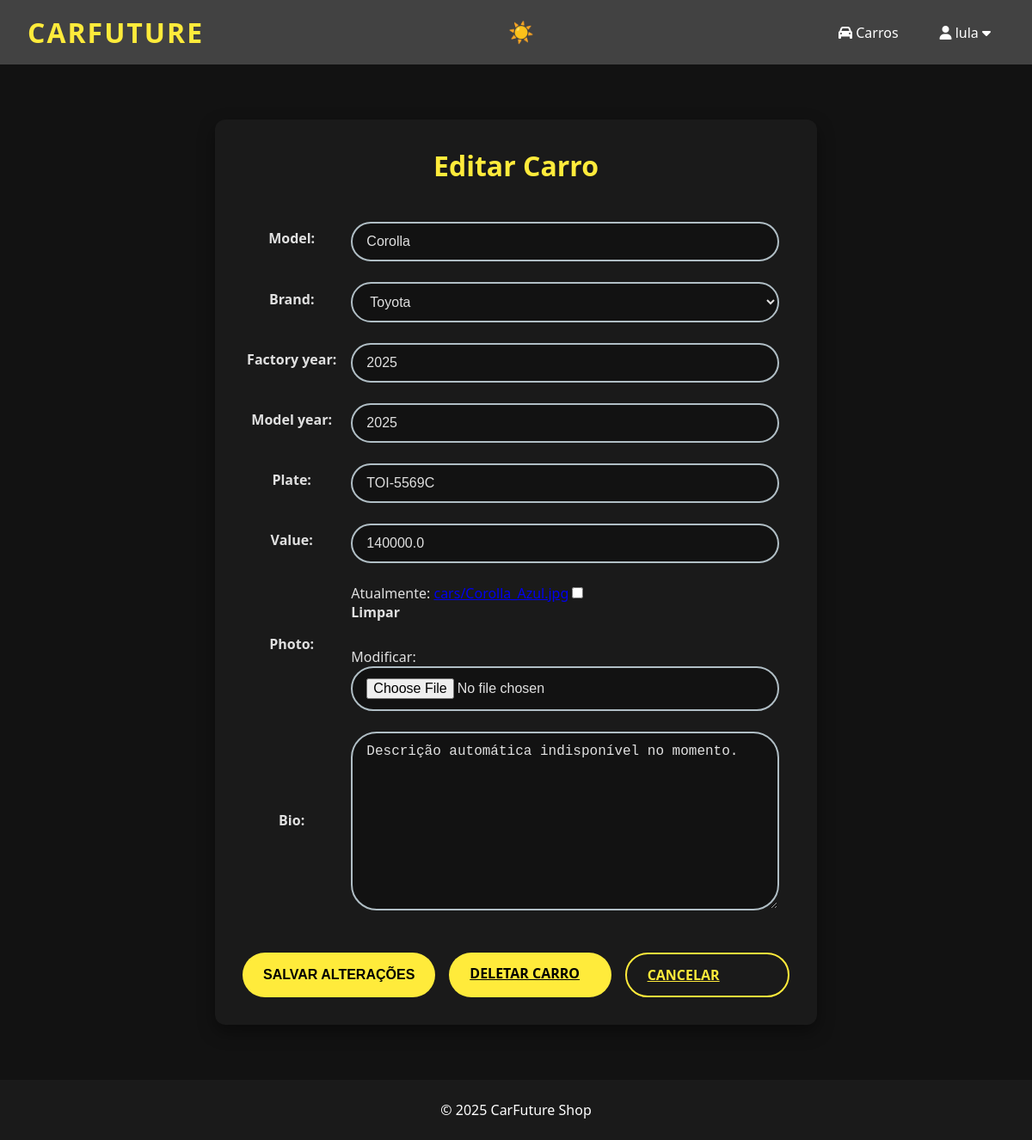
Page /car/36/update/ (signed in) on the committed database.
### cars/models.py (models this page shows, shortened)
class Car(models.Model):
    id = models.AutoField(primary_key=True)
    model = models.CharField(max_length=200)
    brand = models.ForeignKey(Brand, on_delete=models.PROTECT, related_name='car_brand')
    factory_year = models.IntegerField(blank=True, null=True)
    model_year = models.IntegerField(blank=True, null=True)
    plate = models.CharField(max_length=10, blank=True, null=True)
    value = models.FloatField(blank=True, null=True)
    photo = models.ImageField(upload_to='cars/', blank=True, null=True)
    bio = models.TextField(blank=True, null=True)

### cars/views.py (the view, shortened to what this page needs)
# urls.py: path('car/<int:pk>/update/', CarUpdateView.as_view(), name='car_update'),
@method_decorator(login_required(login_url='login'), name='dispatch')
class CarUpdateView(UpdateView):
    model = Car
    form_class = CarModelForm
    template_name = 'car_update.html'

### cars/forms.py (shortened to what this page needs)
class CarModelForm(forms.ModelForm):
    class Meta:
        model = Car
        fields = '__all__'

### cars/models.py (called while the page is built)
    def __str__(self):
        return self.name

### cars/templates/car_update.html (shortened to what this page needs)
{% extends "base.html" %}
{% block content %}
<div class="form-container">
  <h1>Editar Carro</h1>
  <form method="post" enctype="multipart/form-data">
    <table>
      {{ form.as_table }}
    </table>
    <div class="buttons-container">
      <input type="submit" value="Salvar Alterações" class="btn btn-primary">
      <a href="{% url 'car_delete' pk=object.pk %}" class="btn btn-danger">Deletar Carro</a>
      <a href="{% url 'cars_list' %}" class="btn btn-secondary">Cancelar</a>
    </div>
  </form>
</div>
{% endblock %}

### app/templates/base.html (shortened to what this page needs)
<!DOCTYPE html>
<html lang="pt-BR">
<head>
  <link rel="stylesheet" href="https://cdnjs.cloudflare.com/ajax/libs/font-awesome/6.5.0/css/all.min.css" />
</head>
<body data-theme="dark">
  <header>
    <div class="nav-container">
      <div class="logo">CarFuture</div>
      <button class="theme-toggle" onclick="toggleTheme()" aria-label="Trocar tema">
        <span id="theme-icon">🌙</span>
      </button>
      <ul class="nav-menu" id="nav-menu">
        <li><a href="{% url 'cars_list' %}"><i class="fas fa-car"></i> Carros</a></li>
        {% if user.is_authenticated %}
          <li class="dropdown">
            <a href="#"><i class="fas fa-user"></i> {{ user.username }} <i class="fas fa-caret-down"></i></a>
          </li>
        {% else %}
          <li><a href="{% url 'login' %}"><i class="fas fa-sign-in-alt"></i> Login</a></li>
          <li><a href="{% url 'register' %}"><i class="fas fa-user-plus"></i> Registrar</a></li>
        {% endif %}
      </ul>
    </div>
  </header>
  <main>
    {% block content %}{% endblock %}
  </main>
  <footer>
    <p>&copy; {% now "Y" %} CarFuture Shop</p>
  </footer>
</body>
</html>

### app/templates/base.html (style rules this page uses)
:root { --dark: #121212; --gray: #424242; --light: #e0e0e0; --silver: #b0bec5; --yellow: #ffeb3b; --card: #1a1a1a; }
* { margin: 0; padding: 0; box-sizing: border-box; }
body { background: var(--dark); color: var(--light); font-family: 'Segoe UI', Arial, sans-serif; min-height: 100vh; display: flex; flex-direction: column; transition: background 0.3s, color 0.3s; }
header { background-color: var(--gray); }
.nav-container { display: flex; justify-content: space-between; align-items: center; padding: 1rem 2rem; flex-wrap: wrap; }
.logo { font-size: 2rem; font-weight: bold; color: var(--yellow); text-transform: uppercase; letter-spacing: 2px; }
.theme-toggle { background: none; border: none; color: var(--yellow); font-size: 1.5rem; cursor: pointer; margin-left: 1rem; transition: transform 0.3s; }
.nav-menu { list-style: none; display: flex; gap: 1rem; }
.nav-menu li { position: relative; }
.nav-menu a { color: white; text-decoration: none; padding: 0.6rem 1rem; border-radius: 5px; display: block; transition: background 0.3s; }
main { flex: 1; padding: 2rem; }
footer { background: var(--card); color: white; text-align: center; padding: 1.5rem; }
.form-container { max-width: 600px; margin: 0 auto; background: var(--card); border-radius: 12px; padding: 2rem; box-shadow: 0 10px 20px rgba(0, 0, 0, 0.4); }
.btn { background: var(--yellow); color: black; border: none; padding: 0.8rem 1.5rem; border-radius: 30px; font-weight: bold; cursor: pointer; transition: all 0.3s; text-transform: uppercase; display: block; width: 100%; font-size: 1.1rem; }

### cars/templates/car_update.html (style rules this page uses)
.form-container { max-width: 700px; margin: 2rem auto; padding: 2rem; background-color: var(--card); border-radius: 12px; box-shadow: 0 8px 20px rgba(0, 0, 0, 0.4); }
.form-container h1 { font-size: 2rem; color: var(--yellow); text-align: center; margin-bottom: 2rem; }
table { width: 100%; border-collapse: collapse; }
td { padding: 0.75rem; vertical-align: top; }
label { font-weight: bold; display: block; margin-bottom: 0.5rem; }
input[type="text"], input[type="number"], input[type="file"], textarea, select { width: 100%; padding: 0.75rem 1rem; background: var(--dark); border: 2px solid var(--silver); border-radius: 30px; color: var(--light); font-size: 1rem; transition: border-color 0.3s, box-shadow 0.3s; }
.buttons-container { display: flex; justify-content: center; gap: 1rem; margin-top: 2rem; }
.btn { padding: 0.8rem 1.5rem; border: none; border-radius: 30px; font-size: 1rem; font-weight: bold; cursor: pointer; transition: all 0.3s ease; text-transform: uppercase; }
.btn-primary { background: var(--yellow); color: black; }
.btn-secondary { background: transparent; color: var(--yellow); border: 2px solid var(--yellow); }

### rows in the picture
Car: model "Corolla", brand "Toyota", factory_year "2025", model_year "2025", plate "TOI-5569C", value "140000.0", bio "Descrição automática indisponível no momento."

### other values in the picture
{{ user.username }} "lula"
